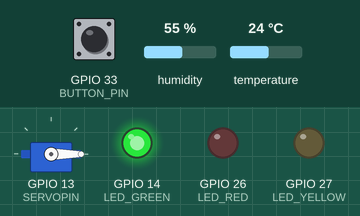
Recording of a sketch running on a simulated ESP32. Shown: servo, output pins drawn as LEDs (lit = HIGH). The test bench sets the inputs (shaded band); at power-on: temperature 24 °C, GPIO 33 (BUTTON_PIN) HIGH, humidity 55 %. What the sketch prints to the serial monitor is not drawn.

Above: at 1.2 s.
1.3 s: temperature set to 28 °C
At 3.2 s:
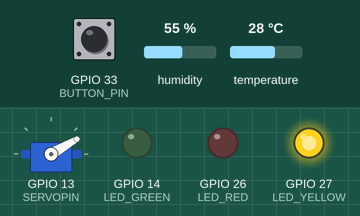
3.5 s: GPIO 33 (BUTTON_PIN) pulled LOW for 1 s
At 4.9 s:
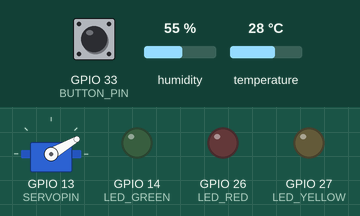
6.0 s: temperature set to 12 °C
At 7.3 s:
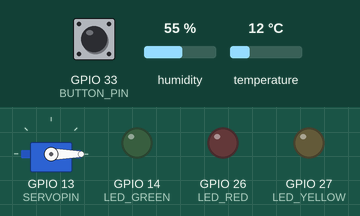
7.6 s: temperature set to 33 °C
At 8.9 s:
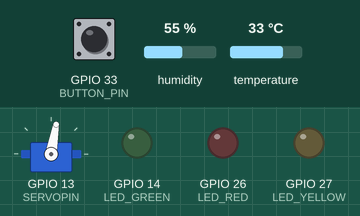
9.6 s: GPIO 33 (BUTTON_PIN) pulled LOW for 3.2 s
At 10.6 s:
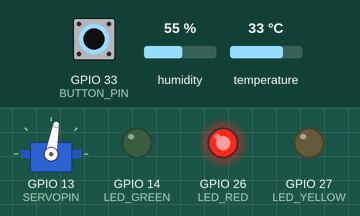
14.3 s: temperature set to 41 °C
At 16.9 s:
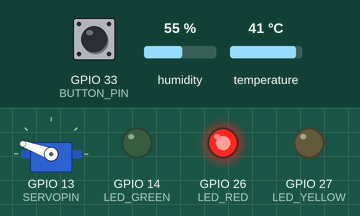
Timing chart, 0 to 18.4 s (numbered marks = the images above; inputs shaded):
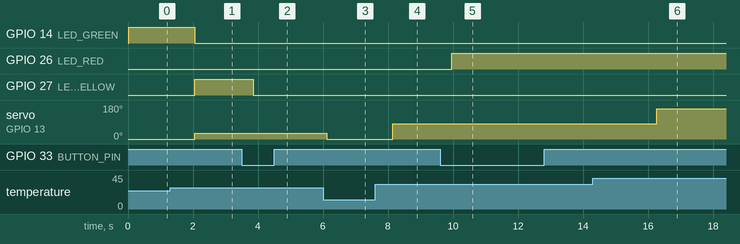

Measured:
- the behaviour switches between 26 and 27 °C on temperature (found by bisection; images 0 and 1)
- after the input at 1.3 s, GPIO 14 (LED_GREEN): HIGH → LOW after 0.75 s; GPIO 27 (LED_YELLOW): LOW → HIGH after 0.75 s; servo on GPIO 13 (SERVOPIN): 0° → 30° after 0.75 s
- after the input at 3.5 s, GPIO 27 (LED_YELLOW): HIGH → LOW after 0.36 s
- after the input at 6.0 s, servo on GPIO 13 (SERVOPIN): 30° → 0° after 0.11 s
- after the input at 7.6 s, servo on GPIO 13 (SERVOPIN): 0° → 80° after 0.55 s
- after the input at 9.6 s, GPIO 26 (LED_RED): LOW → HIGH after 0.35 s
- after the input at 14.3 s, servo on GPIO 13 (SERVOPIN): 80° → 160° after 2.0 s

The sketch:

Smart_Ventilation.ino
```cpp
#include <DHT.h>
#include <ESP32Servo.h> // error countered i first because of the library

// Pins
#define DHTPIN 4
#define DHTTYPE DHT11
#define SERVOPIN 13

#define LED_GREEN 14
#define LED_YELLOW 27
#define LED_RED 26
#define BUTTON_PIN 33

DHT dht(DHTPIN, DHTTYPE);
Servo myServo;

// Mode control
int mode = 0; // default if teh device start mode=0
unsigned long lastDebounceTime = 0;
const unsigned long debounceDelay = 50;
bool lastButtonState = HIGH;
bool buttonState;

void setup() {
  Serial.begin(115200);
  dht.begin();

  myServo.attach(SERVOPIN);
  myServo.write(0);

  pinMode(LED_GREEN, OUTPUT);
  pinMode(LED_YELLOW, OUTPUT);
  pinMode(LED_RED, OUTPUT);

pinMode(BUTTON_PIN, INPUT_PULLUP);

  digitalWrite(LED_GREEN, LOW);
  digitalWrite(LED_YELLOW, LOW);
  digitalWrite(LED_RED, LOW);
}

  void loop() {
  //Button Debounce
  bool reading = digitalRead(BUTTON_PIN);
  if (reading != lastButtonState) {
    lastDebounceTime = millis();
  }

  if ((millis() - lastDebounceTime) > debounceDelay) {
    if (reading != buttonState) {
      buttonState = reading;
      if (buttonState == LOW) {
        // Toggle between 2 modes: 0 and 1
        mode = (mode + 1) % 2;

        if (mode == 0) {
          Serial.println("Switched to MODE 0: LED Temp Display");
        } else if (mode == 1) {
          Serial.println("Switched to MODE 1: Silent Servo Only");
        }
      }
    }
  }
  lastButtonState = reading;

  //Sensor Reading
  float temperature = dht.readTemperature();
  if (isnan(temperature)) {
    Serial.println("Failed to read from DHT sensor!");
    return;
  }

  Serial.print("Temperature: ");
  Serial.print(temperature);
  Serial.println(" °C");

  //Proportional Control
  float targetTemp = 25.0;
  float Kp = 10.0;
  float error = temperature - targetTemp;
  float angle = Kp * error;
  angle = constrain(angle, 0, 180);
  myServo.write(angle);

  Serial.print("Servo Angle: ");
  Serial.println(angle);

  //Mode Behavior
  if (mode == 0) {
    // LED status mode based on temperature
    digitalWrite(LED_GREEN, LOW);
    digitalWrite(LED_YELLOW, LOW);
    digitalWrite(LED_RED, LOW);

    if (temperature < 27) {
      digitalWrite(LED_GREEN, HIGH);
      Serial.println("LED Status: GREEN");
    } else if (temperature >= 27 && temperature < 32) {
      digitalWrite(LED_YELLOW, HIGH);
      Serial.println("LED Status: YELLOW");
    } else {
      digitalWrite(LED_RED, HIGH);
      Serial.println("LED Status: RED");
    }

  } else if (mode == 1) {
    // Silent servo mode, all LEDs off
    digitalWrite(LED_GREEN, LOW);
    digitalWrite(LED_YELLOW, LOW);
    digitalWrite(LED_RED, LOW);
    Serial.println("LEDs OFF — Mode 1 active.");
  }

  delay(200);
}
```
